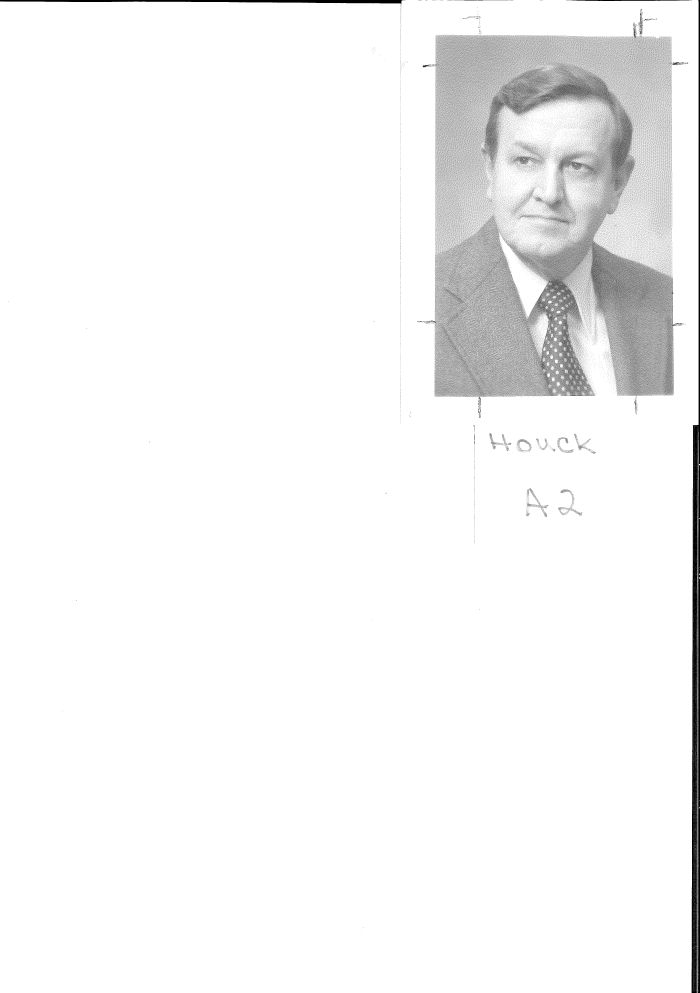
#> input picture unnamed_file/1-page-4-page_1-1_4-4_page-1_1.tif, 3496 x 4961 px, found by its file name (shown at 1/5 size); its folder holds only this picture in this run
$ python ExtractText.py
#> lines starting #> are read from the running program, lines starting #| are printed output that depends on the picture; after the words box and inside, x2 and y2 are one past the last pixel; in counts of white or black regions, pixels touching at a corner belong together
import pytesseract
import numpy as np
import cv2
import os
from PIL import Image, TiffImagePlugin, UnidentifiedImageError

# ML
from imutils.object_detection import non_max_suppression

# importing necessary functions from dotenv library
from dotenv import load_dotenv, dotenv_values
# loading variables from .env file
load_dotenv()

model = os.getenv("model")
path = os.getenv("path")
package = os.getenv("package")

"""
#
#           Replace what is between ' with the location of the tesseract.exe file
#
"""
pytesseract.pytesseract.tesseract_cmd = r'You path here'

# Extract edges using Canny edge detection for feature extraction
'''Shows the edited image with boxes will the letter opencv sees'''

# [17 lines left out: function show_detected_text, not called in this run]

'''Shows the edited image with boxes will the letter opencv sees when given a image object rather than a path string'''

# [35 lines left out: functions show_detected_text_from_image, text_detection, not called in this run]

    # Display the image
    # cv2.imshow('Detected Text', cv2.resize(img,(700,850)))
    # cv2.waitKey(0)
    # cv2.destroyAllWindows()
def remove_noise_and_smooth(image):
    # Increase Contrast
    gray_image = cv2.cvtColor(image, cv2.COLOR_BGR2GRAY)

    #adaptive threshold to filter out noise and enhance text visibility blocksize,constant C
    #   average threshold is subtracted by this constant. The hight the values help keep the average when images have varying lighting
    filter = cv2.adaptiveThreshold(gray_image,255,cv2.ADAPTIVE_THRESH_GAUSSIAN_C,cv2.THRESH_BINARY,9,41)
    #* changed ADAPTIVE_THRESH_MEAN_C to ADAPTIVE_THRESH_GAUSSIAN_C
            #? results in a 37/55 which is a 40.2% success rate
            #! increased block size from 9 to 11, results in 39.1.

    #kernel for morphological ops: erosion and dilation
    #   creates a matrix. used to smooth out an image. the large the matrix more smoothing done
    kernel = np.ones((1,1), np.uint8)

    # Perform morphological opening to remove small noise regions
    opening = cv2.morphologyEx(filter, cv2.MORPH_OPEN, kernel)

    # perform morpthological closing to fill gaps in text regions
    closing = cv2.morphologyEx(opening, cv2.MORPH_CLOSE, kernel)

    img = preprocess_for_ocr(image)

    or_img = cv2.bitwise_or(img,closing)

    return or_img

def preprocess_for_ocr(image):
    #smoothing image
    image = cv2.cvtColor(image, cv2.COLOR_BGR2GRAY)

    #binary thresholding
    #pixels with intensity greater than or equal to 88 are set to white while other are set to black
    ret1, th1 = cv2.threshold(image,88,255,cv2.THRESH_BINARY)

    #OTSU's Thresholding
    ret2, th2 = cv2.threshold(th1,0,255,cv2.THRESH_BINARY + cv2.THRESH_OTSU)

    #gaussian blurring to reduce noise
    blur = cv2.GaussianBlur(th2,(9,9),0)

    #OTSU's Thresholding
    ret3, th3 = cv2.threshold(blur,0,255,cv2.THRESH_BINARY + cv2.THRESH_OTSU)

    #returns smoothed image
    return th3

def process_tiff_pages(image_path):
    images = []
    try:
        if(os.path.isfile(image_path)):
            with Image.open(image_path) as img:
#> img is the input picture: PIL image 3496x4961 1; 96% white; black in thin lines or dots
                for page in range(img.n_frames):  # Iterate through pages
                    img.seek(page)
                    if img.mode != 'RGB':  # Ensure the image is in RGB mode
                        img = img.convert('RGB')
                    # Convert to OpenCV format for further processing
                    cv_image = cv2.cvtColor(np.array(img), cv2.COLOR_RGB2BGR)
                    images.append(cv_image)
#> after the loop, images = 1 item
        else:
            print("Next file")
    except PermissionError as e:
        print(f"Permission denied: {image_path} - {e}\n\n If the file is open, close it and try again.")
    except FileNotFoundError as e:
        print(f"Error reading TIFF: {image_path} - {e}")
    except UnidentifiedImageError as e:  # Handle errors specific to PIL
        print(f"Error reading TIFF: {image_path} - {e}")
    except Exception as e:  # Handle unexpected errors
        print(f"Unexpected error with {image_path}\n No fix needed continuing: {e}")
    return images

def preprocess_multi_page_tiff(image_path):
    images = process_tiff_pages(image_path)
#> images = 1 item
    preprocessed_images = []
    for img in images:
        # Apply preprocessing (example uses preprocessing function)
        processed = remove_noise_and_smooth(img)  # Replace with any preprocessing function
        preprocessed_images.append(processed)
#> this loop made 1 pass
#> kernel in remove_noise_and_smooth on pass 1: [1]
#> pass 1, in remove_noise_and_smooth, `filter = cv2.adaptiveThreshold(gray_image,255,cv2.ADAPTIVE_THRESH_GAUS..`:
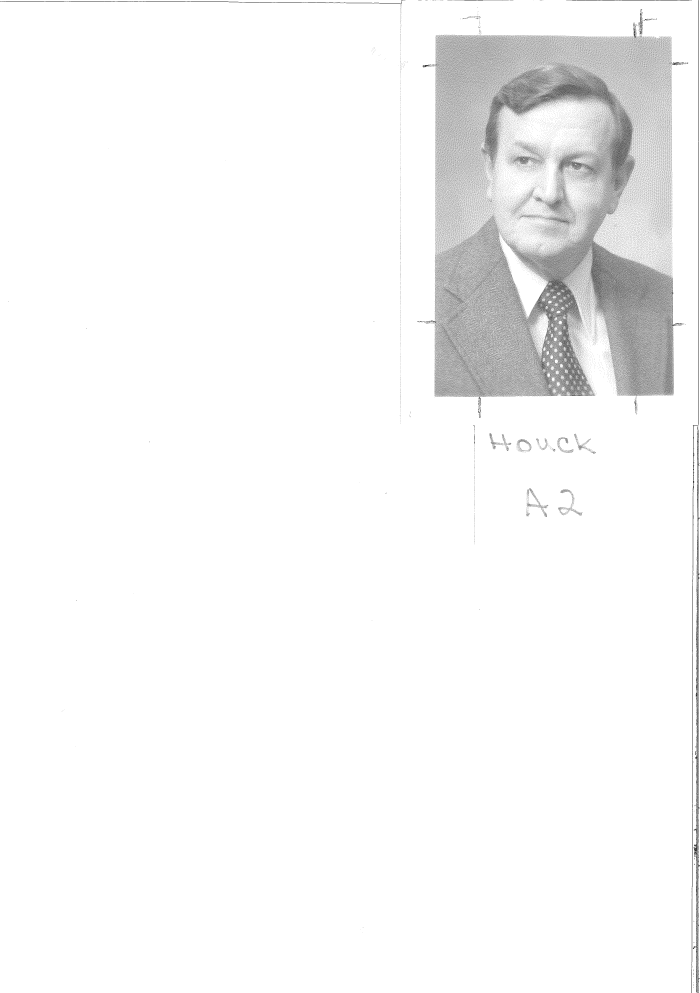
#> filter: shape (4961, 3496) (shown at 1/5 size); 96.5% white; black in thin lines or dots
#> pass 1, in preprocess_for_ocr, `ret3, th3 = cv2.threshold(blur,0,255,cv2.THRESH_BINARY + cv2.THRESH_OT..`:
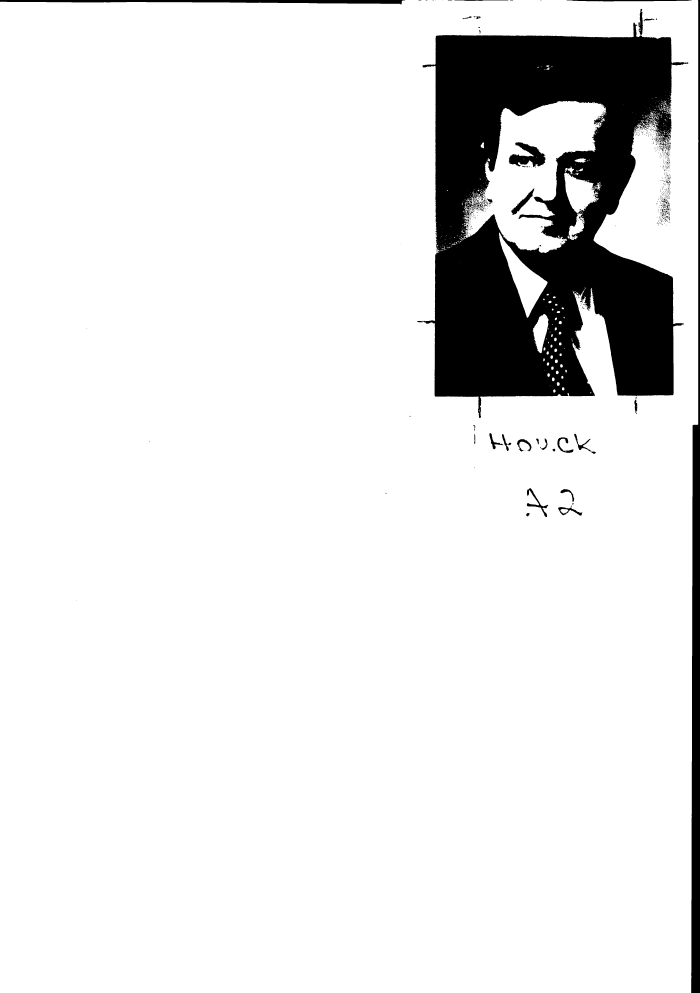
#> th3: shape (4961, 3496) (shown at 1/5 size); 90.1% white; 862 black regions (718 under 20 px), largest, box (x1, y1, x2, y2) and area: (2086, 44, 3442, 2090) 1540695, (3456, 0, 3496, 4961) 113003, (0, 0, 2026, 25) 26543
#> pass 1, in remove_noise_and_smooth, `or_img = cv2.bitwise_or(img,closing)`:
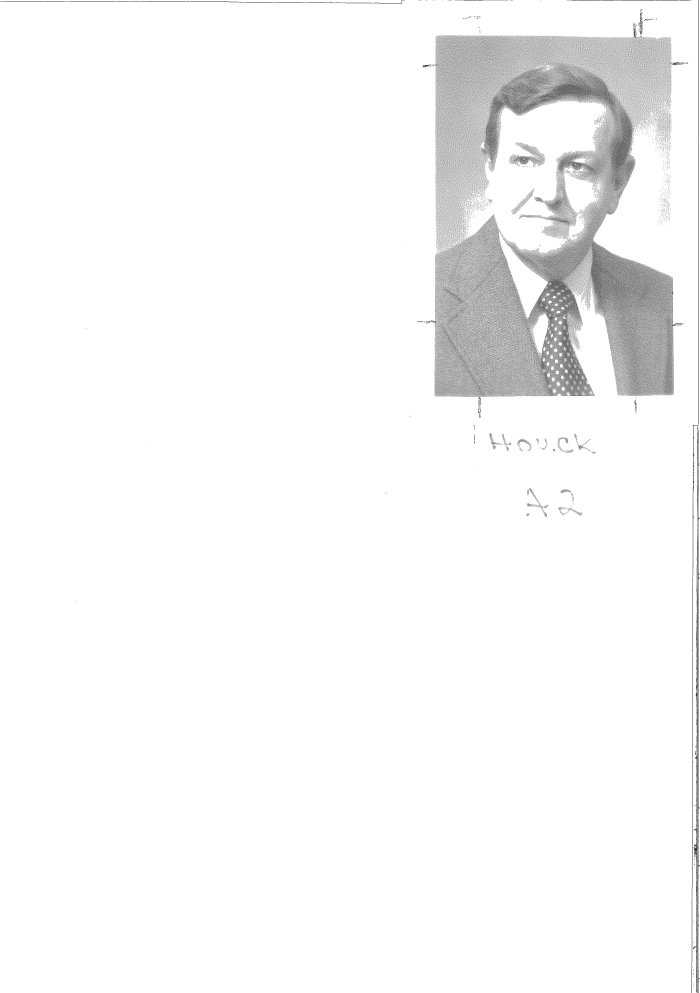
#> or_img: shape (4961, 3496) (shown at 1/5 size); 96.8% white; black in thin lines or dots
#> after the loop, preprocessed_images = 1 item
    return preprocessed_images

# Extract text found in the image and write to a text file
def extract_text_from_folder(input, output):
    # Iterate over all files in the input folder
    for file_name in os.listdir(input):
        # Construct the full path to the file
        image_path = os.path.join(input, file_name)

        # Check if the file is a TIFF image or a folder
        if os.path.isfile(image_path) and file_name.lower().endswith(".tif"):
            print(f"Processing TIFF file: {file_name}")
            # Preprocess multi-page TIFF
            preprocessed_images = preprocess_multi_page_tiff(image_path)
#> preprocessed_images = 1 item

            # Initialize a variable to store the full text for the file
            full_text = ""

            # Process each page
            for page_index, preprocessed_image in enumerate(preprocessed_images):
                # Perform OCR on the preprocessed image
                text = pytesseract.image_to_string(preprocessed_image)
                full_text += f"\n--- Page {page_index + 1} ---\n{text}"
#> this loop made 1 pass
#> page_index on pass 1: 0
#> after the loop, full_text = ''

            # Write the extracted text to a text file
            text_file_name = os.path.splitext(file_name)[0] + ".txt"
            text_file_path = os.path.join(output, text_file_name)
            with open(text_file_path, 'w') as text_file:
                text_file.write(full_text)

        else:
            print(f"Skipping unsupported file: {file_name}")

if __name__ == "__main__":
    input = ".\\PennTAP history\\unnamed_file"
    output = ".\\PennTAP history\\unnamed_file\\Textfiles"
    extract_text_from_folder(input,output)
#> (the call stopped at in extract_text_from_folder, `text = pytesseract.image_to_string(preprocessed_image)`: pytesseract is not available in this run)
